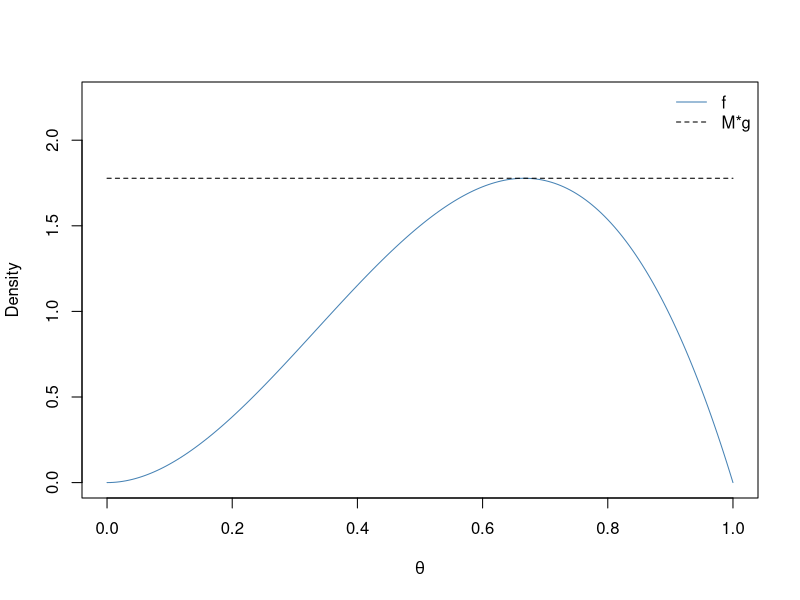
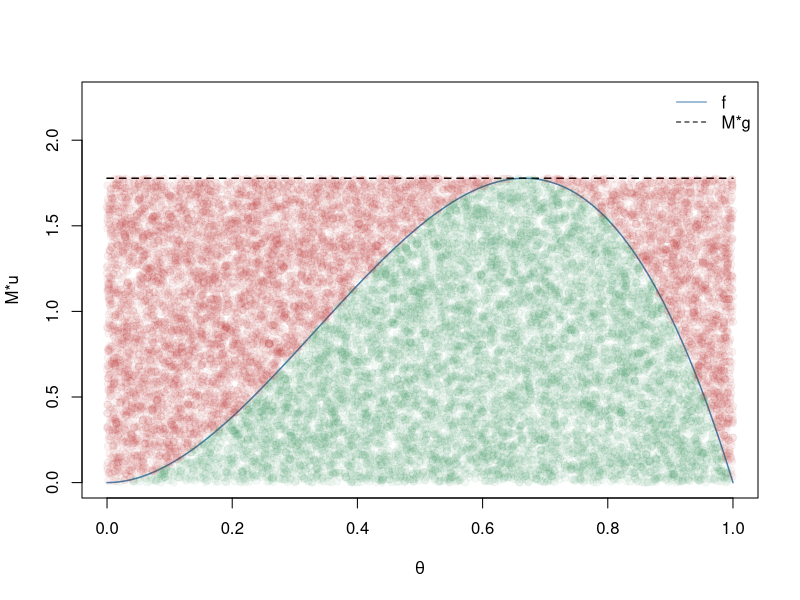
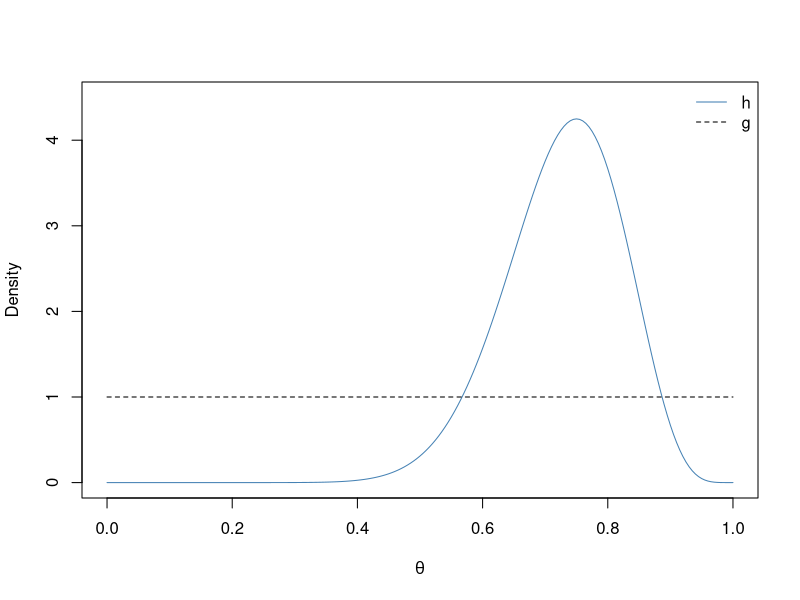
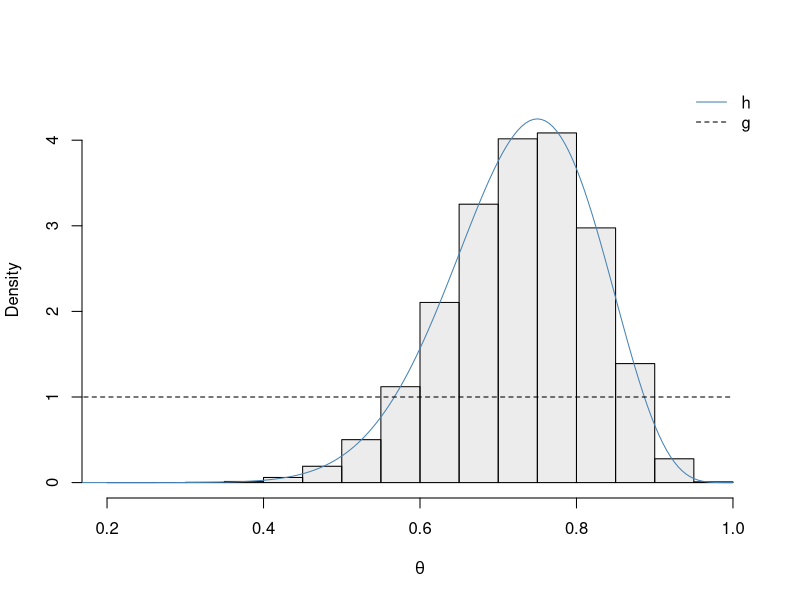
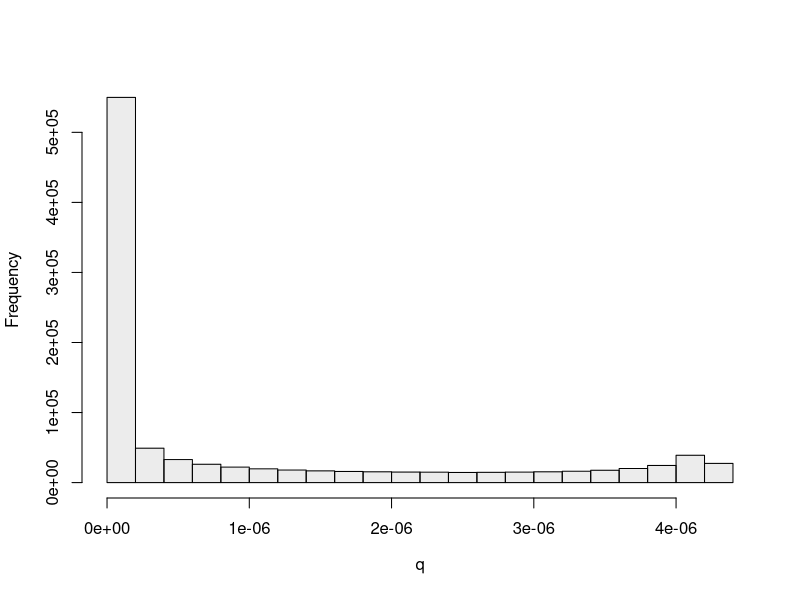
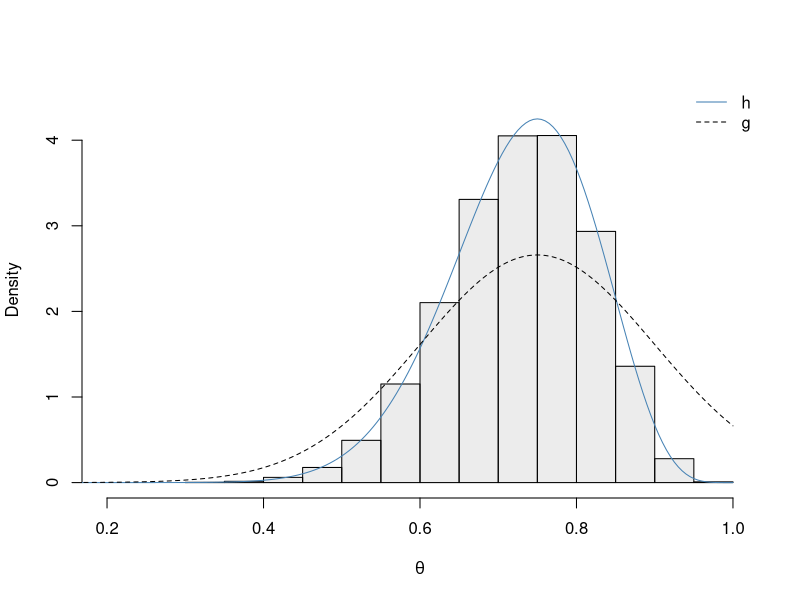
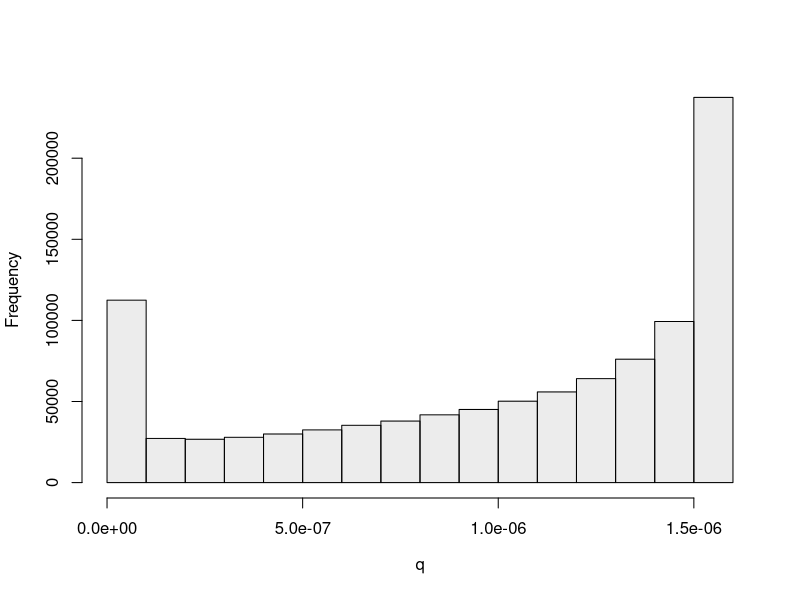
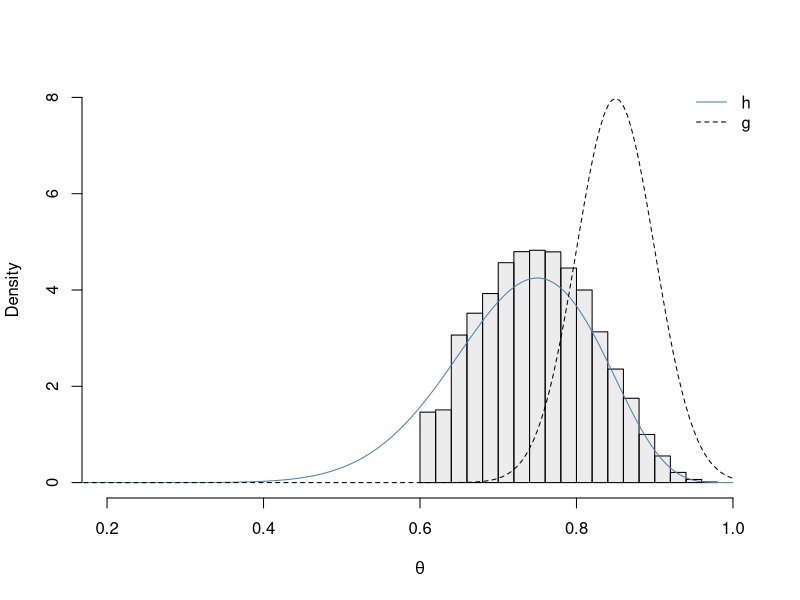

The R script that drew these images, in order:
## ---- chunk 1
knitr::opts_chunk$set(echo = TRUE, warning = FALSE)
knitr::opts_chunk$set(cache = TRUE)
## ---- chunk 2
library(knitr)
opts_chunk$set(tidy.opts=list(width.cutoff=70),tidy=TRUE)
library(ggplot2)
library(cowplot)
library(ggpubr)
library(bookdown)
## ---- chunk 3
## compute f and g across the range of theta for plotting purposes
theta <- seq(0,1,by = 0.005)
f <- 12*theta^2*(1-theta)
g <- rep(1, length(theta))
M <- 16/9

## generate the plot and corresponding legend
plot(theta, f, col = "steelblue", type = "l", ylab = "Density",
     ylim = c(0,2.25), xlab = expression(theta))
lines(theta, M*g, lty = 2)
legend("topright", c("f", "M*g"), col = c("steelblue", "black"), lty = c(1,2), bty = "n")
## ---- chunk 4
## initialize matrices for accepted and rejected theta values
accept_mat <- NULL; reject_mat <- NULL

## set seed for reproducibility
set.seed(1)

stop <- FALSE
## continue until 10000 points are accepted
while (stop == FALSE){
  ## generate a value from g: U(0,1)
  theta_temp <- runif(1)
  
  ## generate u to decide whether to accept/reject
  u <- runif(1)
  
  ## compute the values for f and g at this theta value
  f_temp <- 12*theta_temp^2*(1-theta_temp)
  g_temp <- 1
  
  ## decide whether or not to accept point; 
  ## we save the rejected points and "u" realizations for the plot 
  if (u <= f_temp/(M*g_temp)){
    accept_mat <- rbind(accept_mat, c(theta_temp,u))
    if (nrow(accept_mat) >= 10000){
      stop <- TRUE
    }
  }
  else{
   reject_mat <- rbind(reject_mat, c(theta_temp,u))
  }
}

## generate the plot and corresponding legend
## green points represent accepted (theta, u) combinations
## red points represent rejected (theta, u) combinations
plot(theta, f, col = "steelblue", type = "l", ylab = "M*u",
     ylim = c(0,2.25), xlab = expression(theta), lwd = 1.5)
lines(theta, M*g, lty = 2, lwd = 1.5)
legend("topright", c("f", "M*g"), col = c("steelblue", "black"), lty = c(1,2), bty = "n")
points(accept_mat[,1], M*accept_mat[,2], col = adjustcolor("seagreen",0.05), pch = 19)
points(reject_mat[,1], M*reject_mat[,2], col = adjustcolor("firebrick",0.05), pch = 19)
## ---- chunk 5
## define log weights 
log_omega <- c(0, 1, 2)

## exponentiate the weights
omega <- exp(log_omega)

## standardize the weights and print results by enclosing assignment command with ()
(q <- omega/sum(omega))
## ---- chunk 6
## define log weights 
log_omega <- c(0, 1, 2)

## subtract 2 from each log_omega value and exponentiate the weights
omega <- exp(log_omega - max(log_omega))

## standardize the weights
(q <- omega/sum(omega))
## ---- chunk 7
## define log weights 
log_omega <- c(-800, -799, -798)

## exponentiate the weights
(omega <- exp(log_omega))

## standardize the weights
(q <- omega/sum(omega))
## ---- chunk 8
## define log weights 
log_omega <- c(-800, -799, -798)

## subtract max(log_omega) from each log_omega value and exponentiate the weights
omega <- exp(log_omega - max(log_omega))

## standardize the weights
(q <- omega/sum(omega))
## ---- chunk 9
## compute h and g across the range of theta for plotting purposes
theta <- seq(0,1,by = 0.005)
h <- dbeta(theta, 16, 6)
g <- rep(1, length(theta))

## generate the plot and corresponding legend
plot(theta, h, col = "steelblue", type = "l", ylab = "Density",
     ylim = c(0,4.5), xlab = expression(theta))
lines(theta, g, lty = 2)
legend("topright", c("h", "g"), col = c("steelblue", "black"), lty = c(1,2), bty = "n")
## ---- chunk 10
## input the sample of 20 observations into R
x <- c(rep(1,15), rep(0,5))

## extract the number of observations (N) and successes
N <- length(x); sum_x <- sum(x)

## define SIR algorithm settings
n <- 1000000; m <- 50000

## define a function that is proportional to the posterior (on the logarithmic scale)
propLog <- function(theta, obs, sum_data){
    ## return -Inf is theta is not between 0 and 1 (this will exponentiate to give q_i = 0)
    return(ifelse(theta > 0 & theta < 1, 
                  sum_data*log(theta) + (obs - sum_data)*log(1-theta), -Inf))
}

set.seed(2)
## sample from proposal distribution
samp <- runif(n)

## form importance sampling weights on log-scale; 
## here, log(g(theta)) = log(1) = 0 for all 0 < theta < 1
w1 <- propLog(samp, N, sum_x) - 0
w1 <- exp(w1 - max(w1))
q1 <- w1/sum(w1)

## resample to create approximate sample from posterior
inds1 <- sample(seq(1,n,by = 1), size = m, replace = TRUE, prob = q1)
post1 <- samp[inds1]

## generate the plot and corresponding legend
hist(post1, col = adjustcolor("grey50", 0.15), main = "", freq = FALSE, xlim = c(0.2,1),
     xlab = expression(theta), ylab = "Density", ylim = c(0, 4.5))
lines(theta, h, col = "steelblue", type = "l")
lines(theta, g, lty = 2)
legend("topright", c("h", "g"), col = c("steelblue", "black"), lty = c(1,2), bty = "n")
## ---- chunk 11
## generate the plot and corresponding legend
hist(q1, col = adjustcolor("grey50", 0.15), main = "",
     xlab = expression(q), ylab = "Frequency")
## ---- chunk 12
set.seed(3)

## define parameters for proposal distribution
mu_g <- 0.75
sigma_g <- 0.15 

## sample from proposal distribution
samp <- rnorm(n, mu_g, sigma_g)

## form importance sampling weights on log-scale; 
w2 <- propLog(samp, N, sum_x) - dnorm(samp, mu_g, sigma_g, log = TRUE)
w2 <- exp(w2 - max(w2))
q2 <- w2/sum(w2)

## resample to create approximate sample from posterior
inds2 <- sample(seq(1,n,by = 1), size = m, replace = TRUE, prob = q2)
post2 <- samp[inds2]

## generate the plot and corresponding legend
hist(post2, col = adjustcolor("grey50", 0.15), main = "", freq = FALSE, xlim = c(0.2,1),
     xlab = expression(theta), ylab = "Density", ylim = c(0, 4.5))
lines(theta, h, col = "steelblue", type = "l")
lines(theta, dnorm(theta, mu_g, sigma_g), lty = 2)
legend("topright", c("h", "g"), col = c("steelblue", "black"), lty = c(1,2), bty = "n")
## ---- chunk 13
## generate the plot and corresponding legend
hist(q2, col = adjustcolor("grey50", 0.15), main = "",
     xlab = expression(q), ylab = "Frequency")
## ---- chunk 14
set.seed(5)

## define parameters for proposal distribution
mu_g <- 0.85
sigma_g <- 0.05 

## sample from proposal distribution
samp <- rnorm(n, mu_g, sigma_g)

## form importance sampling weights on log-scale; 
w3 <- propLog(samp, N, sum_x) - dnorm(samp, mu_g, sigma_g, log = TRUE)
w3 <- exp(w3 - max(w3))
q3 <- w3/sum(w3)

## resample to create approximate sample from posterior
inds3 <- sample(seq(1,n,by = 1), size = m, replace = TRUE, prob = q3)
post3 <- samp[inds3]

## generate the plot and corresponding legend
hist(post3, col = adjustcolor("grey50", 0.15), main = "", freq = FALSE, xlim = c(0.2,1),
     xlab = expression(theta), ylab = "Density", ylim = c(0, 8))
lines(theta, h, col = "steelblue", type = "l")
lines(theta, dnorm(theta, mu_g, sigma_g), lty = 2)
legend("topright", c("h", "g"), col = c("steelblue", "black"), lty = c(1,2), bty = "n")
## ---- chunk 15
## return maximum standardized weight
(max(q3))
## ---- chunk 16
## compute denominator for U (number of m = 50000 points expected to be unique under proposal h)
(denom <- n*(1- exp(-m/n)))

## compute U for U(0,1)
(u1 <- round(length(unique(inds1))/denom,4))

## compute U for N(0.75, 0.15)
(u2 <- round(length(unique(inds2))/denom,4))

## compute U for N(0.85, 0.05)
(u3 <- round(length(unique(inds3))/denom,4))
## ---- chunk 17
## compute D for U(0,1)
(d1 <- round(n*sum((q1 - 1/n)^2),3))

## compute D for N(0.75, 0.15)
(d2 <- round(n*sum((q2 - 1/n)^2),3))

## compute D for N(0.85, 0.05)
(d3 <- round(n*sum((q3 - 1/n)^2),3))
## ---- chunk 18
## define SIR algorithm settings
n <- 2500000; m <- 125000

## define a function that is proportional to the posterior (on the logarithmic scale)
propLog <- function(alpha, beta){
    return(log(alpha) + log(1-alpha) + log(beta) + log(1-beta) - 3*alpha - beta^5)
}

set.seed(6)
## sample from proposal distribution (for alpha and beta)
samp_alpha <- runif(n)
samp_beta <- runif(n)
  
## form importance sampling weights on log-scale 
w <- propLog(samp_alpha, samp_beta)
w <- exp(w - max(w))
q <- w/sum(w)

## resample to create approximate sample from posterior
inds <- sample(seq(1,n,by = 1), size = m, replace = TRUE, prob = q)
post_alpha <- samp_alpha[inds]
post_beta <- samp_beta[inds]

library(MASS)
## generate a contour plot for posterior
den <- kde2d(x=post_alpha, y=post_beta, n = 100)
zlim <- range(den$z)
contour(den$x, den$y, den$z, col="grey10", xlim = c(0,1), ylim = c(0,1),
        levels = pretty(zlim, 10), lwd=1, xlab = expression(alpha), ylab = expression(beta))
